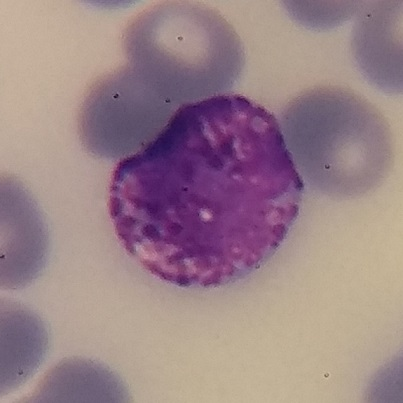
#> input picture Practicas/Entropia/White blood cell (basophil).jpg, 403 x 403 px, found by its file name
$ python sobel.py
#> lines starting #> are read from the running program, lines starting #| are printed output that depends on the picture; long printed decimals are rounded
import numpy as np
import cv2
from scipy.ndimage import convolve

def aperturaImagen(ruta):
    ##Trae la imagen sin ninguna modificación
#> called with ruta = 'White blood cell (basophil).jpg'
    imagen = cv2.imread(ruta, cv2.IMREAD_UNCHANGED)
#> imagen is the input picture: shape (403, 403, 3); mean B, G, R 136.5, 130.9, 155.5

    ## Si la imagen es de tres dimensiones, es de color
    if len(imagen.shape) == 3:
        ## Convertmos de BGR a RGB
        imagen = cv2.cvtColor(imagen, cv2.COLOR_BGR2RGB)

    ## Normalizamos con valores de pixeles decimales de doble precisión
    ##[0.0,1.0]
    imagen_double = imagen.astype(np.float64) / 255.0

    return imagen_double

def poblacionInicial(tam_poblacion, limites):

    ## Desempaquetado de límites inferiores
    lim_inf_alpha, lim_inf_delta = limites[0]
    ## Desempaquetado de límites superiores
    lim_sup_alpha, lim_sup_delta = limites[1]

    ## Se crean dos listas con distribución uniforme
    alphas = np.random.uniform(lim_inf_alpha, lim_sup_alpha, tam_poblacion)
    deltas = np.random.uniform(lim_inf_delta, lim_sup_delta, tam_poblacion)

    ## Se unen verticalmente las dos listas
    poblacion = np.column_stack((alphas, deltas))

    return poblacion

def tranSigmoide(imagen, alpha, delta):
    imagen_tran = 1.0 / (1.0 + np.exp(-alpha * (imagen - delta)))
    return imagen_tran

def energia_sobel(imagen_tran):

    ## Si la imagen es a color, convertir a grises
    if len(imagen_tran.shape) == 3:
        ## Convertir a escala de grises (promedio ponderado)
        # Fórmula: 0.2989*R + 0.5870*G + 0.1140*B
        img_float = 0.2989 * imagen_tran[:,:,0] + 0.5870 * imagen_tran[:,:,1] + 0.1140 * imagen_tran[:,:,2]
    else:
        img_float = imagen_tran.astype(np.float32)

    # Asegurar que los valores estén en [0,1]
    if img_float.max() > 1:
        img_float = img_float / 255.0

    ## Sobel horizontal (operador Sobel)
    sobel_x = np.array([[-1, 0, 1],
                        [-2, 0, 2],
                        [-1, 0, 1]])
    ## Sobel vertical (operador Sobel)
    sobel_y = np.array([[-1, -2, -1],
                        [0, 0, 0],
                        [1, 2, 1]])

    ## Aplicar convolución
    grad_x = convolve(img_float, sobel_x)
    grad_y = convolve(img_float, sobel_y)

    # Magnitud del gradiente
    magnitud_grad = np.sqrt(grad_x**2 + grad_y**2)

    # 2. SE NORMALIZAN (0-1) ENTRE EL MAYOR (Paso clave del profesor)
    # Buscamos el valor máximo de los gradientes en ESTA imagen
    max_grad = np.max(magnitud_grad)

    if max_grad > 0:
        # Dividimos toda la imagen entre su propio máximo
        magnitud_grad = magnitud_grad / max_grad

    # 3. SUMO TODO (Sin elevar al cuadrado y sin dividir por el size)
    energia = np.sum(magnitud_grad)

    return energia

def evaluarPoblacion(imagen_original, poblacion):

    ##Lista llena de ceros
    aptitudes = np.zeros(len(poblacion))

    for i in range(len(poblacion)):
        ##Individuo actual
        alpha = poblacion[i, 0]
        delta = poblacion[i, 1]

        img_transformada = tranSigmoide(imagen_original, alpha, delta)

        aptitudes[i] = energia_sobel(img_transformada)
#> this loop made 50 passes
#> (max_grad in energia_sobel, energia in energia_sobel) on passes 1 to 12: (1.51, 7680.1), (1.74, 7923.2), (0.61, 5797.4), (1.46, 4162.1), (1.33, 5663.9), (1.81, 4018.2), (1.22, 7480), (2.49, 4014.5), (2.24, 7278.9), (1.23, 6187.1), (2.07, 3420.2), (1.46, 4304.9)
#> pass 1, in tranSigmoide, `imagen_tran = 1.0 / (1.0 + np.exp(-alpha * (imagen - delta)))`:
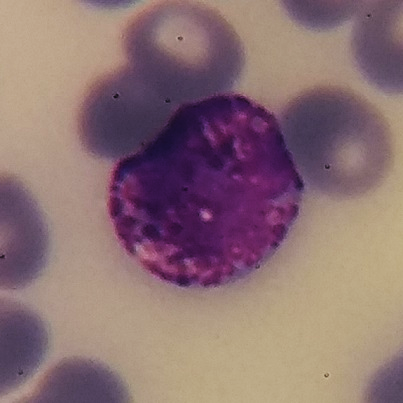
#> imagen_tran: shape (403, 403, 3) float64; mean R, G, B 0.552, 0.445, 0.454
#> pass 1, in energia_sobel, `img_float = 0.2989 * imagen_tran[:,:,0] + 0.5870 * imagen_tran[:,:,1] ..`:
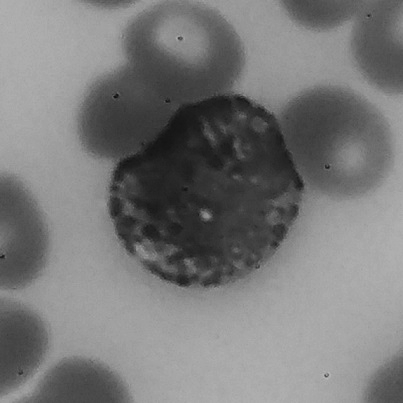
#> img_float: shape (403, 403) float64; min 0.0657, max 0.729, mean 0.478
#> pass 1, in energia_sobel, `grad_x = convolve(img_float, sobel_x)`:
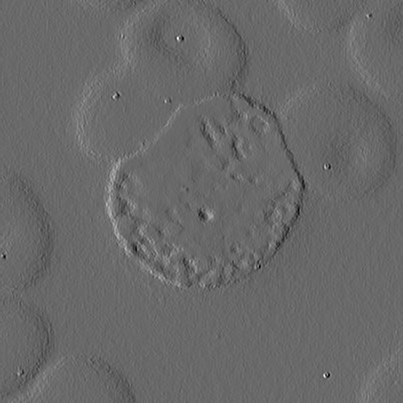
#> grad_x: shape (403, 403) float64; min -1, max 1.41, mean -0.00121; drawn with min black and max white
#> pass 1, in energia_sobel, `grad_y = convolve(img_float, sobel_y)`:
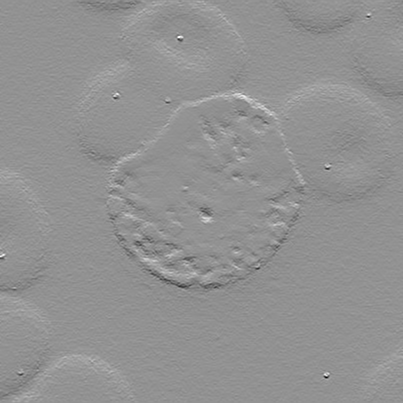
#> grad_y: shape (403, 403) float64; min -1.5, max 1.12, mean -0.000626; drawn with min black and max white
#> after the loop:
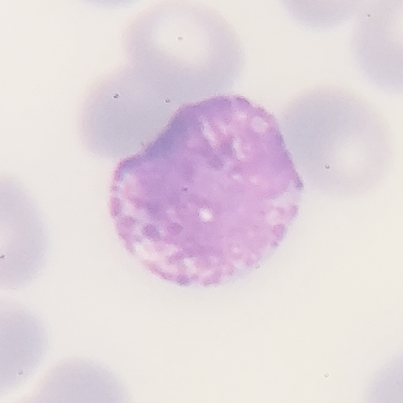
#> img_transformada: shape (403, 403, 3) float64; mean R, G, B 0.891, 0.847, 0.871
#> after the loop, aptitudes = 50 values, max 8381.7 at index 46, min 2774.3 at index 27, mean 5954.3

    return aptitudes

def selecPadres(aptitudes, poblacion):

    Np = len(poblacion)
    ## Matriz de ceros del mismo tamaño que poblacion
    padres = np.zeros_like(poblacion)


    ## Permutaciones aleatorias para seleccionar competidores (Padres)
    perm1 = np.random.permutation(Np)
    perm2 = np.random.permutation(Np)

    for i in range(Np):

        ## Elegimos competidores
        competidor1 = perm1[i]
        competidor2 = perm2[i]

        if aptitudes[competidor1] > aptitudes[competidor2]:
            # Pasa competidor de la izquierda
            padres[i, :] = poblacion[competidor1, :]
        else:
            # Pasa competidor de la derecha
            padres[i, :] = poblacion[competidor2, :]

    return padres


def cruzamientoSBX(padres, p_cruzamiento, limites, Nc):
    Np, variables = np.shape(padres)

    hijos = np.copy(padres)

    ##Bucle para seleccionar parejas, avanza de 2 en 2
    for i in range(0, Np-1, 2):

        ##Sacamos un random y si es menor o igual a Pc se cruza
        if np.random.rand() <= p_cruzamiento:
            ##Se genera el valor random de u (0-1)
            u = np.random.rand()

            for j in range(variables):

                ## Forzamos que p1 sea el menor y p2 el mayor para la matematica
                p1 = min(padres[i, j], padres[i+1, j])
                p2 = max(padres[i, j], padres[i+1, j])

                ## Evitar division por cero si los genes son idénticos
                if abs(p2 - p1) < 1e-10:
                    continue

                beta = 1.0 + 2.0 / (p2 - p1) * min(p1 - limites[0][j], limites[1][j] - p2)
                alpha = 2.0 - abs(beta)**(-(Nc + 1.0))

                if u <= 1.0 / alpha:
                    beta_c = (u * alpha)**(1.0 / (Nc + 1.0))
                else:
                    beta_c = (1.0 / (2.0 - u * alpha))**(1.0 / (Nc + 1.0))

                hijo1 = 0.5 * ((p1 + p2) - beta_c * abs(p2 - p1))
                hijo2 = 0.5 * ((p1 + p2) + beta_c * abs(p2 - p1))

                hijos[i, j] = np.clip(hijo1, limites[0][j], limites[1][j])
                hijos[i+1, j] = np.clip(hijo2, limites[0][j], limites[1][j])

    return hijos

def mutacionPolinomial(poblacion, limites, p_mutacion, nm):
    Np, variables = np.shape(poblacion)
    mutados = np.copy(poblacion)

    for i in range(Np):
        for j in range(variables):

            rand = np.random.rand()
            if rand <= p_mutacion:

                r = np.random.rand()

                delta = min(limites[1][j] - mutados[i, j], mutados[i, j] - limites[0][j]) / (limites[1][j] - limites[0][j])

                if r <= 0.5:
                    delta_q = ((2.0 * r) + (1.0 - 2.0 * r) * (1.0 - delta)**(nm + 1.0))**(1.0 / (nm + 1.0)) - 1.0
                else:
                    delta_q = 1.0 - ((2.0 * (1.0 - r)) + 2.0 * (r - 0.5) * (1.0 - delta)**(nm + 1.0))**(1.0 / (nm + 1.0))

                ## Mutar el gen
                mutados[i, j] += delta_q * (limites[1][j] - limites[0][j])

                ## Aseguramos que el nuevo gen no rompa el espacio de búsqueda
                mutados[i, j] = np.clip(mutados[i, j], limites[0][j], limites[1][j])

    return mutados

def sustitucionExEl(poblacion, hijos, entropia_hijos, entropia_poblacion):
    ## Genes del mejor individuo
    mejor_idividuo = poblacion[np.argmax(entropia_poblacion)]

    idx_peor_hijo = np.argmin(entropia_hijos)

    hijos[idx_peor_hijo] = mejor_idividuo
    return hijos

def algoritmoGenetico(limites, tam_poblacion, generaciones, p_cruzamiento, p_mutacion, nc, nm, ruta):

    ## Abrir la imagen
    imagen = aperturaImagen(ruta)

    ## Generar la población inicial
    poblacion = poblacionInicial(tam_poblacion, limites)

    energia_poblacion = evaluarPoblacion(imagen, poblacion)
#> energia_poblacion has the same summary as aptitudes in evaluarPoblacion

    for i in range(generaciones):

        ## Seleccion de padres por torneo determinista
        padres = selecPadres(energia_poblacion, poblacion)

        ## Cruzamiento por SBX
        hijos = cruzamientoSBX(padres, p_cruzamiento,limites, nc)

        ## Mutación polinomial
        hijos_mutados = mutacionPolinomial(hijos, limites, p_mutacion, nm)

        ## Evaluar energía de los hijos mutados
        energia_hijos = evaluarPoblacion(imagen, hijos_mutados)

        ## Sustitución elitista
        poblacion = sustitucionExEl(poblacion, hijos_mutados, energia_hijos, energia_poblacion)

        ## Evaluar energía de la nueva población
        energia_poblacion = evaluarPoblacion(imagen, poblacion)

        mejor_individuo = poblacion[np.argmax(energia_poblacion)]
        mejor_energia = np.max(energia_poblacion)

        print(f"Generación {i+1}: Mejor individuo = {mejor_individuo}, Energía Sobel = {mejor_energia:.6f}")
#> this loop made 40 passes
#> (mejor_idividuo in sustitucionExEl, idx_peor_hijo in sustitucionExEl, mejor_individuo, mejor_energia) on pass 1: ([2.1, 0.587], 30, [2.28, 0.562], 8399.2)
#> (idx_peor_hijo in sustitucionExEl, mejor_individuo, mejor_energia) on pass 2: (44, [2.28, 0.562], 8399.2)
#| Generación 1: Mejor individuo = [2.276 0.5618], Energía Sobel = 8399.164
#| Generación 2: Mejor individuo = [2.276 0.5618], Energía Sobel = 8399.164
#| Generación 3: Mejor individuo = [3.825 0.4672], Energía Sobel = 8427.047
#| Generación 4: Mejor individuo = [4.042 0.4879], Energía Sobel = 8479.521
#| Generación 5: Mejor individuo = [4.042 0.4879], Energía Sobel = 8479.521
#| Generación 6: Mejor individuo = [3.757 0.4827], Energía Sobel = 8523.471
#| Generación 7: Mejor individuo = [3.757 0.4827], Energía Sobel = 8523.471
#| Generación 8: Mejor individuo = [3.757 0.4827], Energía Sobel = 8523.471
#> (further printed lines are left out)
#> pass 1, in energia_sobel (call 51), `grad_x = convolve(img_float, sobel_x)`:
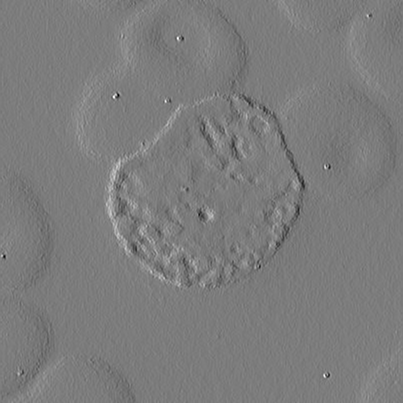
#> grad_x: shape (403, 403) float64; min -0.0534, max 0.0558, mean -4.7e-05; drawn with min black and max white

    return mejor_individuo, mejor_energia

ruta = "White blood cell (basophil).jpg"
tam_poblacion = 50
generaciones = 40
p_cruzamiento = 0.9
p_mutacion = 0.2
nc = 9
nm = 50
limites = [[0.0, 0.0], [10.0, 1.0]]
mejor_individuo, mejor_energia = algoritmoGenetico(limites, tam_poblacion, generaciones, p_cruzamiento, p_mutacion, nc, nm, ruta)

imagen = aperturaImagen(ruta)

print(f"\n📷 Información de la imagen:")
print(f"   Dimensiones: {imagen.shape}")
#|    Dimensiones: (403, 403, 3)
if len(imagen.shape) == 3:
    print(f"   Tipo: Imagen a color (RGB)")
else:
    print(f"   Tipo: Imagen en escala de grises")

print(f"\nMejor solución encontrada:")
print(f"   Alpha = {mejor_individuo[0]:.4f}")
#|    Alpha = 3.6893
print(f"   Delta = {mejor_individuo[1]:.4f}")
#|    Delta = 0.4816
print(f"   Energía Sobel final = {mejor_energia:.6f}")
#|    Energía Sobel final = 8532.371

# Aplicar transformación final
imagen_final = tranSigmoide(imagen, mejor_individuo[0], mejor_individuo[1])
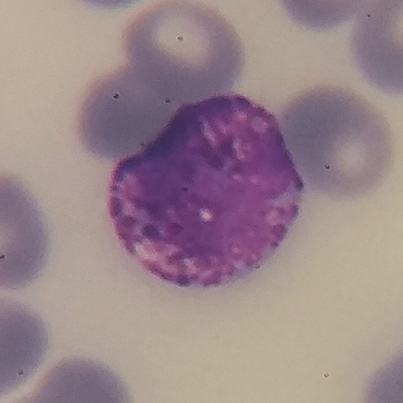
#> imagen_final: shape (403, 403, 3) float64; mean R, G, B 0.611, 0.53, 0.549

imagen_final_8bit = (imagen_final * 255).astype(np.uint8)

# Guardar imagen resultante
if len(imagen_final_8bit.shape) == 3:
    imagen_guardar = cv2.cvtColor(imagen_final_8bit, cv2.COLOR_RGB2BGR)
else:
    imagen_guardar = imagen_final_8bit

cv2.imwrite("imagen_optima_sobel_White blood cell (basophil).jpg", imagen_guardar)
print("\n¡Imagen mejorada con éxito!")
